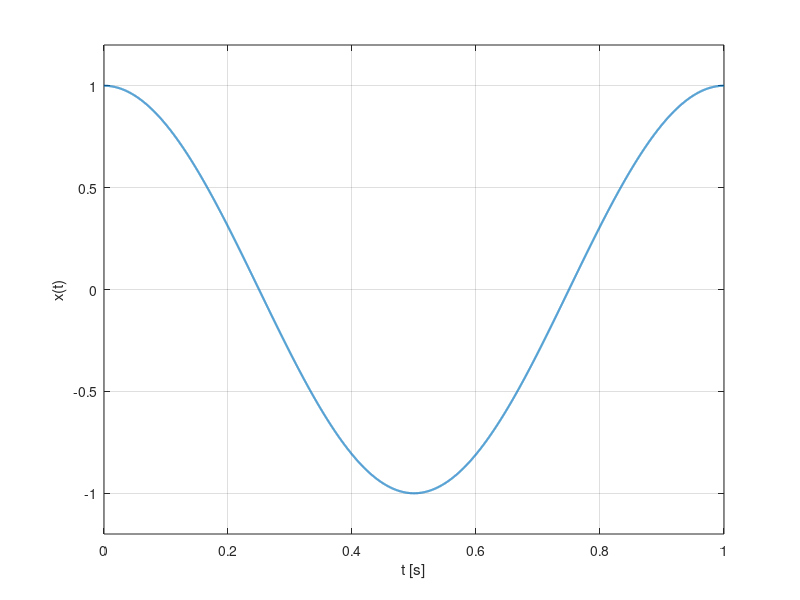

MATLAB code for this plot:
t = 0:0.0001:1;
A = 1;
f = 1;
x = A*cos(2*pi*f*t);

P = mean(x.^2);
RMS = sqrt(P);

fprintf('Power = %.6f\n',P)
fprintf('RMS = %.6f\n',RMS)

plot(t,x,'LineWidth',1.5)
grid on
xlabel('t [s]')
ylabel('x(t)')
ylim([-1.2 1.2])
